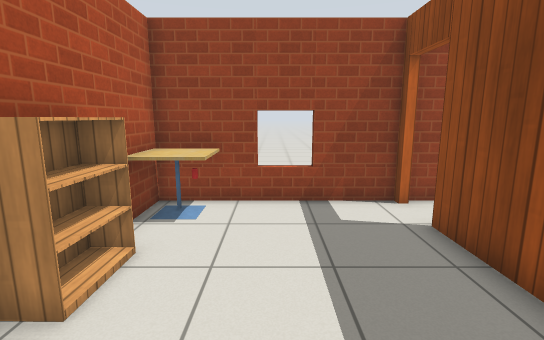
view 1 (above)

16 first-person views from a walk through a world built for the Gazebo simulator. The camera is 1.2 m above the floor, tilts 10° down and sees 85° across. Floor lines are 1 m apart. The floor is counted in squares, 0.5 m on a side. Each view is taken from the middle of a square. On the plan, view 1 faces up. The plan holds only what a view shows up to about 18 squares ahead; the rest is blank. The robots in the file are not drawn. Simple patterns stand in for the simulator's built-in surfaces.

view 2
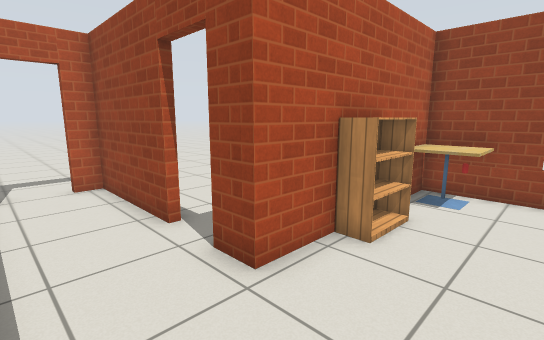

view 3
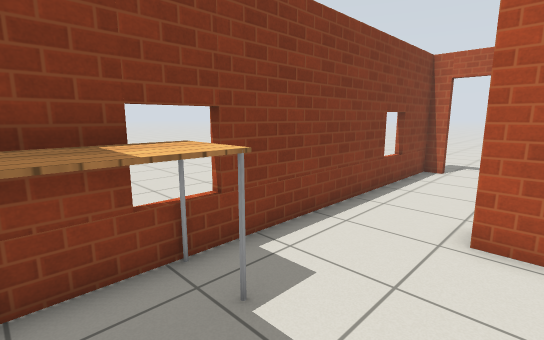

view 4
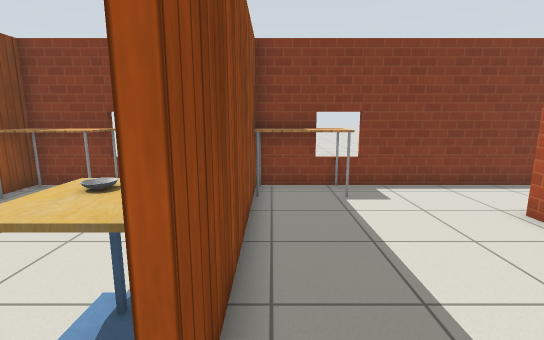

view 5
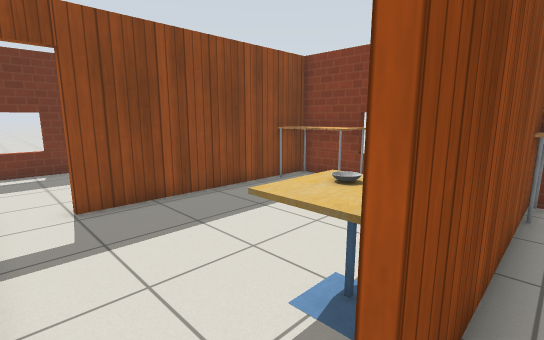

view 6
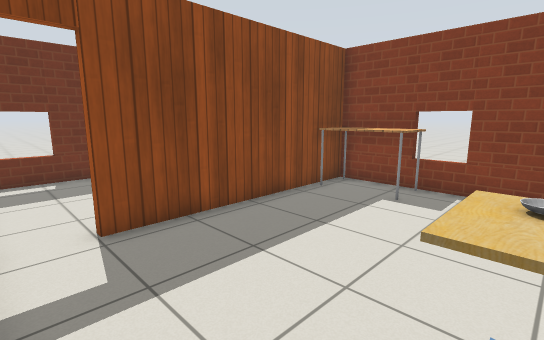

view 7
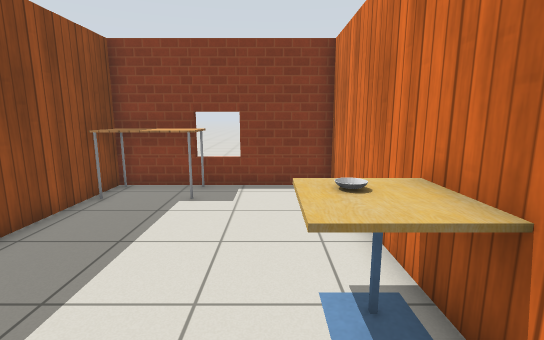

view 8
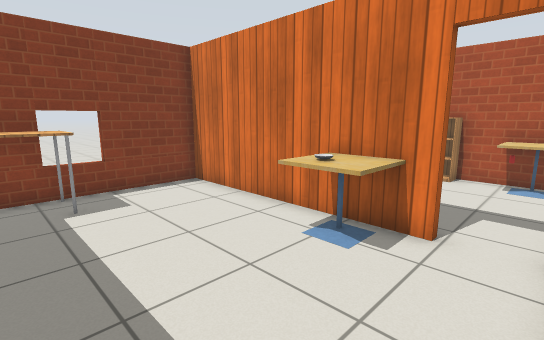

view 9
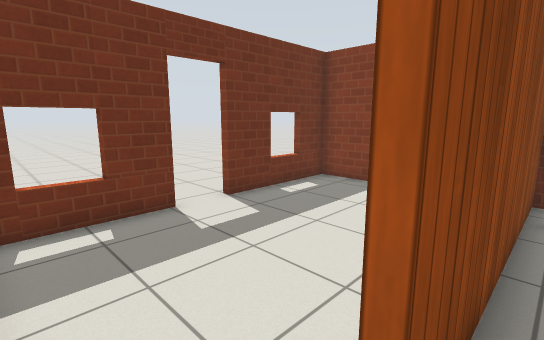

view 10
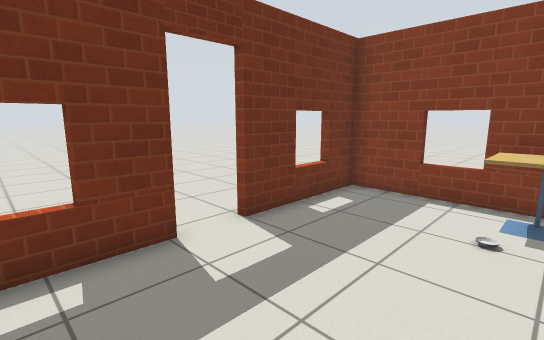

view 11
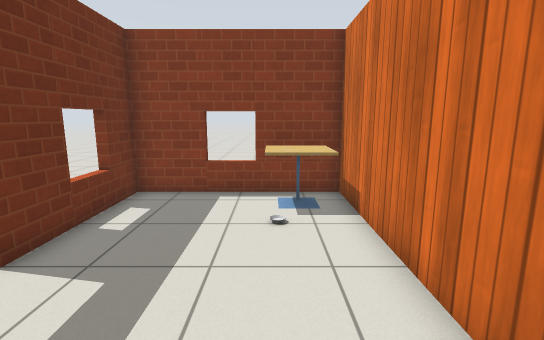

view 12
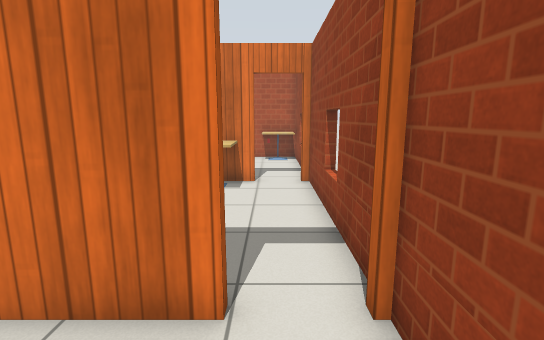

view 13
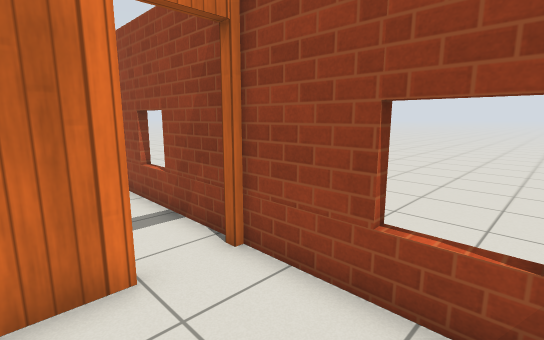

view 14
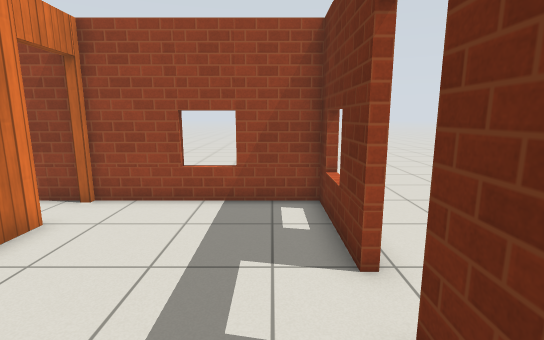

view 15
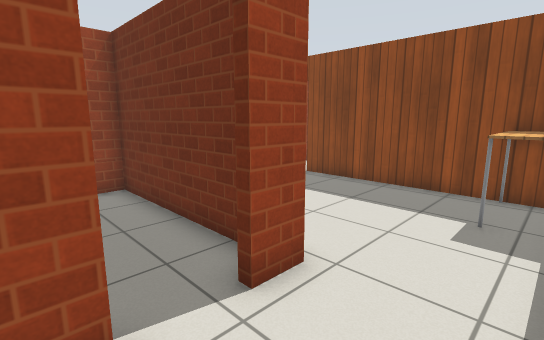

view 16
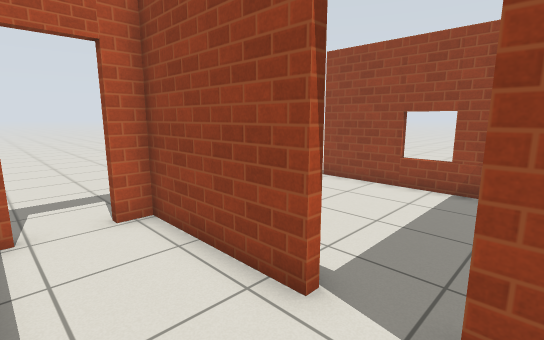

### Floor plan
Ten units are one square. View 1 is at (0, 0); x grows to the right and y downward. Boxes are objects, and circles mark ways between rooms. Rooms are numbered by the first view taken in them; rooms with no view inside come last. Other rooms are left out.
<svg viewBox="-116 -90 306 120">
<path fill="none" stroke="#000" d="M-33 -25 -33 -9 -45 -9M-33 -66 -33 -54M-62 -9 -111 -9 -111 0M39 -54 39 -44M36 -84 -34 -84M-111 16 -111 25 36 25 36 -64M39 -44 39 25 115 25 115 -63M39 -64 39 -54M114 -84 39 -84M184 -42 184 -84 118 -84M118 -63 118 25 184 25 184 -26"/>
<rect x="-35" y="-55" width="10" height="30" fill="#bbb"><title>bookshelf</title></rect>
<rect x="-35" y="-85" width="20" height="20" fill="#bbb"><title>cafe table</title></rect>
<rect x="5" y="5" width="30" height="20" fill="#bbb"><title>table</title></rect>
<rect x="35" y="-55" width="10" height="10" fill="#bbb"><title>cafe table</title></rect>
<rect x="45" y="-55" width="10" height="20" fill="#bbb"><title>bowl</title></rect>
<rect x="85" y="5" width="30" height="20" fill="#bbb"><title>table</title></rect>
<rect x="125" y="-5" width="20" height="30" fill="#bbb"><title>cafe table</title></rect>
<circle cx="40" cy="-75" r="3" fill="#2a7"/>
<circle cx="120" cy="-75" r="3" fill="#2a7"/>
<text x="-10" y="-20">1</text>
<text x="80" y="-30">2</text>
<text x="150" y="-30">3</text>
</svg>
Room 1 opens to room 2. Room 2 opens to room 3.

Where each view was taken, in squares from view 1:
view 1: 0 up, 0 right, facing up
view 2: 2 down, 0 right, facing up-left
view 3: 2 up, 3 right, facing down-left
view 4: 8 up, 3 right, facing down
view 5: 8 up, 3 right, facing down-right
view 6: 8 up, 5 right, facing down-right
view 7: 8 up, 6 right, facing down
view 8: 8 up, 10 right, facing down-left
view 9: 8 up, 11 right, facing down-right
view 10: 7 up, 13 right, facing down-right
view 11: 7 up, 14 right, facing down
view 12: 7 up, 15 right, facing left
view 13: 5 up, 16 right, facing up-left
view 14: 0 up, 17 right, facing up
view 15: 2 down, 7 left, facing up-right
view 16: 2 down, 4 left, facing up-left
